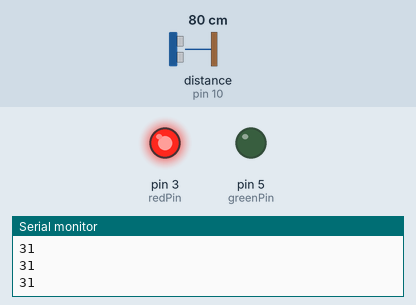
Simulated run of this sketch. Board: Arduino Uno, built with avr-gcc and run on an emulated ATmega328P. On the bench: output pins drawn as LEDs (lit = HIGH), the last lines printed to the serial monitor. Wiring (inferred from the names in the program): ultrasonic range finder: trigger pin 12; echo pin 10. Inputs (shaded band) come from the test bench; at power-on: distance to the obstacle (sensor on pin 10) 80 cm. The echo pulse lasts 58.3 µs per cm; pins used as bus, display or sensor lines are not drawn.

Above: at 1.3 s.
1.4 s: distance to the obstacle (sensor on pin 10) set to 32 cm
2.9 s: distance to the obstacle (sensor on pin 10) set to 27 cm
At 4.1 s:
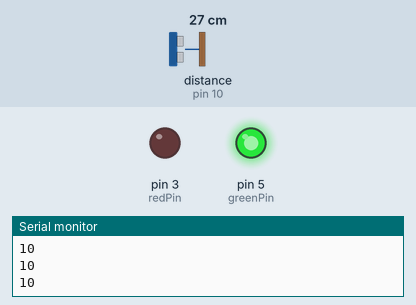
4.5 s: distance to the obstacle (sensor on pin 10) set to 35 cm
At 5.5 s:
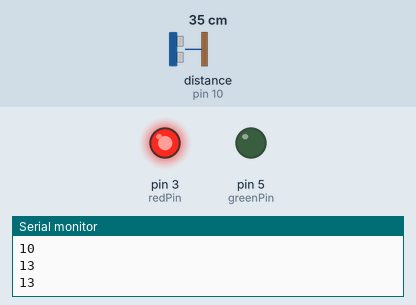
6.0 s: distance to the obstacle (sensor on pin 10) set to 2 cm
At 6.9 s:
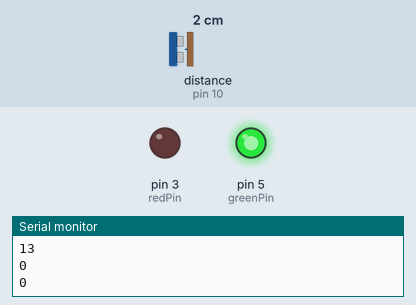
Timing chart, 0 to 8.5 s (numbered marks = the images above; inputs shaded):
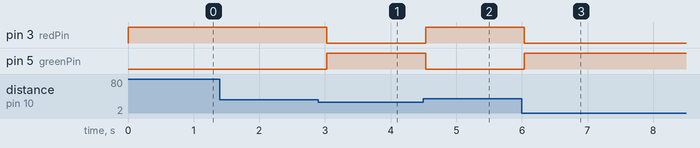

The sketch:

cranedistance.ino
```cpp
int trig = 12;
int echo = 10;
int redPin = 3;
int greenPin = 5;

void setup()
{
  pinMode(trig, OUTPUT);
  pinMode(echo, INPUT);
  pinMode(redPin, OUTPUT);
  pinMode(greenPin, OUTPUT);
  Serial.begin(9600);
}

void loop() {
  digitalWrite(trig, LOW);
  delayMicroseconds(2);
  digitalWrite(trig, HIGH);
  delayMicroseconds(10);
  digitalWrite(trig, LOW);

  long duration, inches;
  duration = pulseIn(echo, HIGH);
  inches = duration / 74 / 2;
  Serial.println(inches);

  // Check distance and control the RGB LED
  if (inches < 12) {
    // If the distance is below 12 cm, turn the LED red
    analogWrite(redPin, 0);     // No intensity for red
    analogWrite(greenPin, 255); // Full intensity for green

  } else {
    // If the distance is 12 cm or above, turn the LED green
    analogWrite(redPin, 255);   // Full intensity for red
    analogWrite(greenPin, 0);   // No intensity for green
  }
  delay(500);
}
```

Measured:
- the behaviour switches between 31 and 30 cm on distance to the obstacle (sensor on pin 10) (found by bisection; images 0 and 1)
- after the input at 2.9 s, pin 3 (redPin): HIGH → LOW after 0.13 s; pin 5 (greenPin): LOW → HIGH after 0.13 s
- after the input at 4.5 s, pin 3 (redPin): LOW → HIGH at once; pin 5 (greenPin): HIGH → LOW at once
- after the input at 6.0 s, pin 3 (redPin): HIGH → LOW at once; pin 5 (greenPin): LOW → HIGH at once
